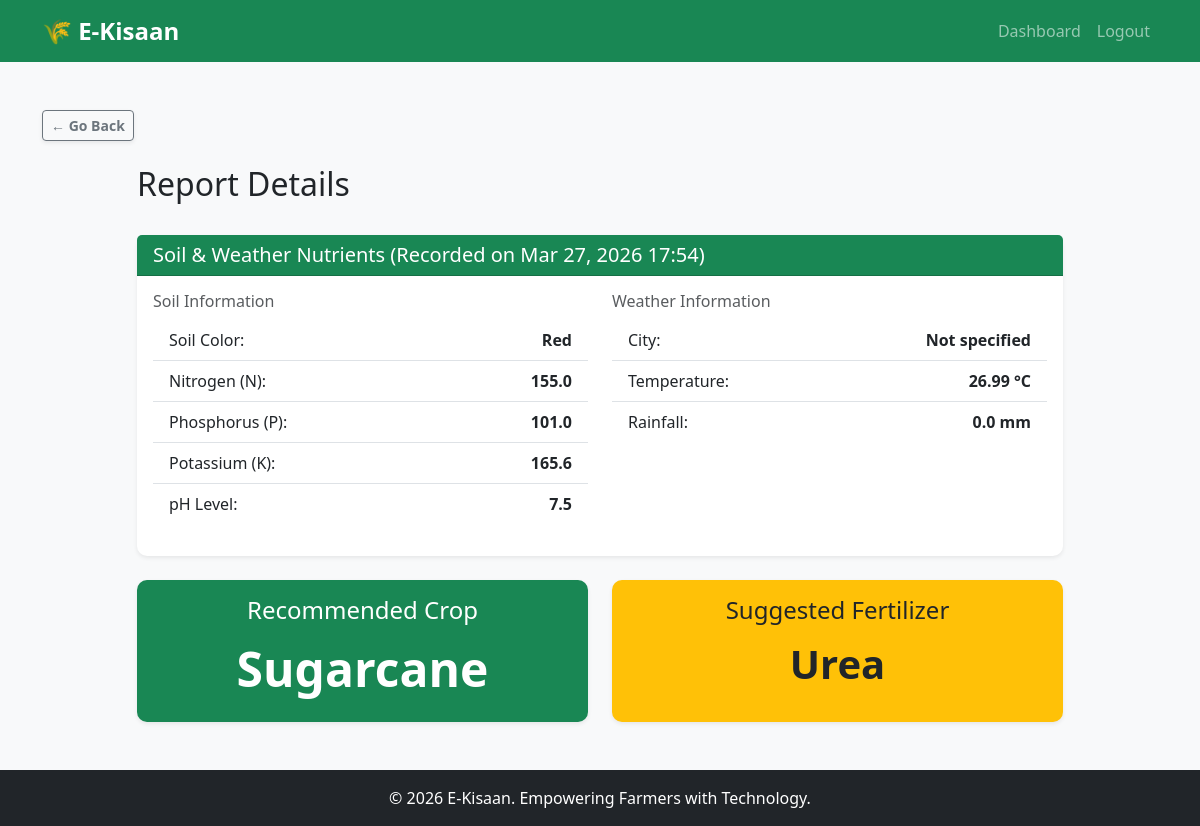
The page /report/2/ (signed in) on the database its author committed.
### analysis/models.py (models this page shows, shortened)
class SoilReport(models.Model):
    user = models.ForeignKey(User, on_delete=models.CASCADE)
    soil_color = models.CharField(max_length=50) # e.g., Black, Red
    nitrogen = models.FloatField()
    phosphorus = models.FloatField()
    potassium = models.FloatField()
    ph = models.FloatField()
    rainfall = models.FloatField()
    temperature = models.FloatField()
    predicted_crop = models.CharField(max_length=100)
    predicted_fertilizer = models.CharField(max_length=100, blank=True, null=True)
    city = models.CharField(max_length=100, blank=True, null=True)
    is_edited = models.BooleanField(default=False)
    created_at = models.DateTimeField(auto_now_add=True)

### analysis/views.py (the view)
# urls.py: path('report/<int:report_id>/', views.report_detail_view, name='report_detail'),
@login_required(login_url='login')
def report_detail_view(request, report_id):
    from django.shortcuts import get_object_or_404
    report = get_object_or_404(SoilReport, id=report_id, user=request.user)
    context = {
        'report': report,
        'fertilizer': report.predicted_fertilizer,
        'city': 'Not Specified',  # We did not save city in the model previously, but we have weather data
    }
    return render(request, 'analysis/report_detail.html', context)

### templates/analysis/report_detail.html (shortened to what this page needs)
{% extends 'base.html' %}
{% block content %}
<div class="row justify-content-center">
    <div class="col-md-10">
        <div class="d-flex justify-content-between align-items-center mb-4">
            <h2>Report Details</h2>
        </div>
        <div class="card shadow-sm mb-4">
            <div class="card-header bg-success text-white">
                <h5 class="mb-0">Soil & Weather Nutrients (Recorded on {{ report.created_at|date:"M d, Y H:i" }})</h5>
            </div>
            <div class="card-body">
                <div class="row">
                    <div class="col-md-6">
                        <h6 class="text-muted">Soil Information</h6>
                        <ul class="list-group list-group-flush mb-3">
                            <li class="list-group-item d-flex justify-content-between">
                                <span>Soil Color:</span> <strong>{{ report.soil_color|title }}</strong>
                            </li>
                            <li class="list-group-item d-flex justify-content-between">
                                <span>Nitrogen (N):</span> <strong>{{ report.nitrogen }}</strong>
                            </li>
                            <li class="list-group-item d-flex justify-content-between">
                                <span>Phosphorus (P):</span> <strong>{{ report.phosphorus }}</strong>
                            </li>
                            <li class="list-group-item d-flex justify-content-between">
                                <span>Potassium (K):</span> <strong>{{ report.potassium }}</strong>
                            </li>
                            <li class="list-group-item d-flex justify-content-between">
                                <span>pH Level:</span> <strong>{{ report.ph }}</strong>
                            </li>
                        </ul>
                    </div>
                    <div class="col-md-6">
                        <h6 class="text-muted">Weather Information</h6>
                        <ul class="list-group list-group-flush mb-3">
                            <li class="list-group-item d-flex justify-content-between">
                                <span>City:</span> <strong>{{ report.city|default:"Not specified" }}</strong>
                            </li>
                            <li class="list-group-item d-flex justify-content-between">
                                <span>Temperature:</span> <strong>{{ report.temperature }} °C</strong>
                            </li>
                            <li class="list-group-item d-flex justify-content-between">
                                <span>Rainfall:</span> <strong>{{ report.rainfall }} mm</strong>
                            </li>
                        </ul>
                    </div>
                </div>
            </div>
        </div>
        <div class="row">
            <div class="col-md-6">
                <div class="card bg-success text-white h-100 shadow-sm">
                    <div class="card-body text-center">
                        <h4 class="card-title">Recommended Crop</h4>
                        <h1 class="display-5 fw-bold mt-3">{{ report.predicted_crop }}</h1>
                    </div>
                </div>
            </div>
            <div class="col-md-6">
                <div class="card bg-warning text-dark h-100 shadow-sm">
                    <div class="card-body text-center">
                        <h4 class="card-title">Suggested Fertilizer</h4>
                        <h1 class="display-6 fw-bold mt-3">{{ fertilizer|default:"Not available" }}</h1>
                    </div>
                </div>
            </div>
        </div>
    </div>
</div>
{% endblock %}

### static/css/style.css (style rules this page uses)
:root { --primary-green: #28a745; --dark-green: #1e7e34; --light-bg: #f8f9fa; }
body { font-family: 'Segoe UI', Tahoma, Geneva, Verdana, sans-serif; background-color: var(--light-bg); }
.card { border: none; border-radius: 10px; }

### rows shown on the page
SoilReport: created_at "Mar 27, 2026 17:54", soil_color "Red", nitrogen "155.0", phosphorus "101.0", potassium "165.6", ph "7.5", city "Not specified", temperature "26.99", rainfall "0.0", predicted_crop "Sugarcane", predicted_fertilizer "Urea"
